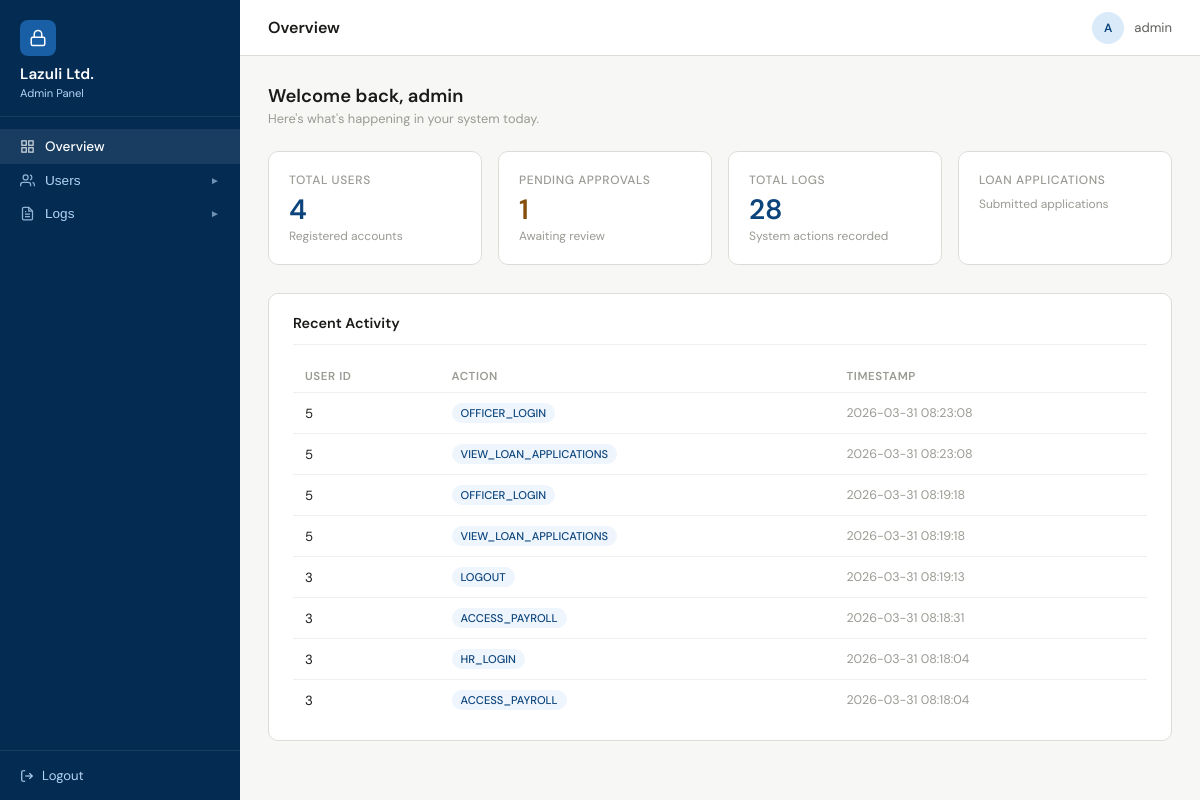
The page /admin (signed in) on the database its author committed.
### tables this page shows
CREATE TABLE logs (
    id INTEGER PRIMARY KEY AUTOINCREMENT,
    user_id INTEGER,
    action TEXT,
    timestamp DATETIME DEFAULT CURRENT_TIMESTAMP,
    FOREIGN KEY(user_id) REFERENCES users(id)
);

### app.py (the view)
@app.route("/admin")
@login_required("admin")
def admin_home():
    stats = get_dashboard_stats()
    return render_template("admin_dashboard.html", username=session["username"], stats=stats)

### Modules/database.py (called while the page is built)
def get_dashboard_stats():
    conn = sqlite3.connect(DB_PATH)
    cursor = conn.cursor()
    cursor.execute("SELECT COUNT(*) FROM users")
    total_users = cursor.fetchone()[0]
    cursor.execute("SELECT COUNT(*) FROM users WHERE is_approved = 0")
    pending_users = cursor.fetchone()[0]
    cursor.execute("SELECT COUNT(*) FROM logs")
    total_logs = cursor.fetchone()[0]
    cursor.execute("SELECT user_id, action, timestamp FROM logs ORDER BY timestamp DESC LIMIT 8")
    recent_logs = cursor.fetchall()
    conn.close()
    return {
        "total_users": total_users,
        "pending_users": pending_users,
        "total_logs": total_logs,
        "recent_logs": recent_logs,
    }

### app.py (called while the page is built)
def login_required(role=None):
    def decorator(f):
        @wraps(f)
        def wrapper(*args, **kwargs):
            if "user_id" not in session:
                return redirect(url_for("login"))
            if role and session.get("role") != role:
                flash("Access denied.", "danger")
                return redirect(url_for("login"))
            return f(*args, **kwargs)
        return wrapper
    return decorator

### Templates/admin_dashboard.html (shortened to what this page needs)
<!DOCTYPE html>
<html lang="en">
<head>
  <link rel="stylesheet" href="{{ url_for('static', filename='css/dashboard.css') }}">
</head>
<body>
<aside class="sidebar">
  <div class="sidebar-brand">
    <div class="brand-icon">
      <svg width="18" height="18" viewBox="0 0 24 24" fill="none" stroke="#fff" stroke-width="2" stroke-linecap="round" stroke-linejoin="round"><rect x="3" y="11" width="18" height="11" rx="2"/><path d="M7 11V7a5 5 0 0 1 10 0v4"/></svg>
    </div>
    <h2>Lazuli Ltd.</h2>
    <p>Admin Panel</p>
  </div>
  <nav class="sidebar-nav">
    <div class="nav-item">
      <a class="nav-link" href="{{ url_for('admin_home') }}">
        <svg width="15" height="15" viewBox="0 0 24 24" fill="none" stroke="currentColor" stroke-width="2"><rect x="3" y="3" width="7" height="7"/><rect x="14" y="3" width="7" height="7"/><rect x="3" y="14" width="7" height="7"/><rect x="14" y="14" width="7" height="7"/></svg>
        Overview
      </a>
    </div>
    <div class="nav-item">
      <button class="nav-link" data-toggle="users">
        <svg width="15" height="15" viewBox="0 0 24 24" fill="none" stroke="currentColor" stroke-width="2"><path d="M17 21v-2a4 4 0 0 0-4-4H5a4 4 0 0 0-4 4v2"/><circle cx="9" cy="7" r="4"/><path d="M23 21v-2a4 4 0 0 0-3-3.87"/><path d="M16 3.13a4 4 0 0 1 0 7.75"/></svg>
        Users
        <span class="arrow">&#9658;</span>
      </button>
    </div>
    <div class="nav-item">
      <button class="nav-link" data-toggle="logs">
        <svg width="15" height="15" viewBox="0 0 24 24" fill="none" stroke="currentColor" stroke-width="2"><path d="M14 2H6a2 2 0 0 0-2 2v16a2 2 0 0 0 2 2h12a2 2 0 0 0 2-2V8z"/><polyline points="14 2 14 8 20 8"/><line x1="16" y1="13" x2="8" y2="13"/><line x1="16" y1="17" x2="8" y2="17"/><polyline points="10 9 9 9 8 9"/></svg>
        Logs
        <span class="arrow">&#9658;</span>
      </button>
    </div>
  </nav>
  <div class="sidebar-footer">
    <a href="{{ url_for('logout') }}">
      <svg width="14" height="14" viewBox="0 0 24 24" fill="none" stroke="currentColor" stroke-width="2"><path d="M9 21H5a2 2 0 0 1-2-2V5a2 2 0 0 1 2-2h4"/><polyline points="16 17 21 12 16 7"/><line x1="21" y1="12" x2="9" y2="12"/></svg>
      Logout
    </a>
  </div>
</aside>
<div class="main">
  <div class="topbar">
    <span class="topbar-title">Overview</span>
    <div class="topbar-user">
      <div class="avatar">{{ username[0].upper() }}</div>
      {{ username }}
    </div>
  </div>
  <div class="content">
    <div class="page-header">
      <div>
        <h2>Welcome back, {{ username }}</h2>
        <p>Here's what's happening in your system today.</p>
      </div>
    </div>
    <div class="stat-grid">
      <div class="stat-card">
        <div class="stat-label">Total Users</div>
        <div class="stat-value">{{ stats.total_users }}</div>
        <div class="stat-sub">Registered accounts</div>
      </div>
      <div class="stat-card">
        <div class="stat-label">Pending Approvals</div>
        <div class="stat-value" style="color: #854F0B;">{{ stats.pending_users }}</div>
        <div class="stat-sub">Awaiting review</div>
      </div>
      <div class="stat-card">
        <div class="stat-label">Total Logs</div>
        <div class="stat-value">{{ stats.total_logs }}</div>
        <div class="stat-sub">System actions recorded</div>
      </div>
      <div class="stat-card">
        <div class="stat-label">Loan Applications</div>
        <div class="stat-sub">Submitted applications</div>
      </div>
    </div>
    <div class="section-card">
      <h3>Recent Activity</h3>
      {% if stats.recent_logs %}
        <table class="data-table">
          <thead>
            <tr>
              <th>User ID</th>
              <th>Action</th>
              <th>Timestamp</th>
            </tr>
          </thead>
          <tbody>
            {% for log in stats.recent_logs %}
            <tr>
              <td>{{ log[0] }}</td>
              <td><span class="badge badge-blue">{{ log[1] }}</span></td>
              <td style="color: var(--gray-400); font-size: 0.78rem;">{{ log[2] }}</td>
            </tr>
            {% endfor %}
          </tbody>
        </table>
      {% else %}
        <div class="empty-state">No recent activity found.</div>
      {% endif %}
    </div>
  </div>
</div>
</body>
</html>

### rows shown on the page
logs: user "5", action "OFFICER_LOGIN", timestamp "2026-03-31 08:23:08"
logs: user "5", action "VIEW_LOAN_APPLICATIONS", timestamp "2026-03-31 08:23:08"
logs: user "5", action "OFFICER_LOGIN", timestamp "2026-03-31 08:19:18"
logs: user "5", action "VIEW_LOAN_APPLICATIONS", timestamp "2026-03-31 08:19:18"
logs: user "3", action "LOGOUT", timestamp "2026-03-31 08:19:13"
logs: user "3", action "ACCESS_PAYROLL", timestamp "2026-03-31 08:18:31"
logs: user "3", action "HR_LOGIN", timestamp "2026-03-31 08:18:04"
logs: user "3", action "ACCESS_PAYROLL", timestamp "2026-03-31 08:18:04"

### other values the page prints
{{ username[0].upper() }} "A"
{{ username }} "admin"
{{ stats.total_users }} "4"
{{ stats.pending_users }} "1"
{{ stats.total_logs }} "28"
